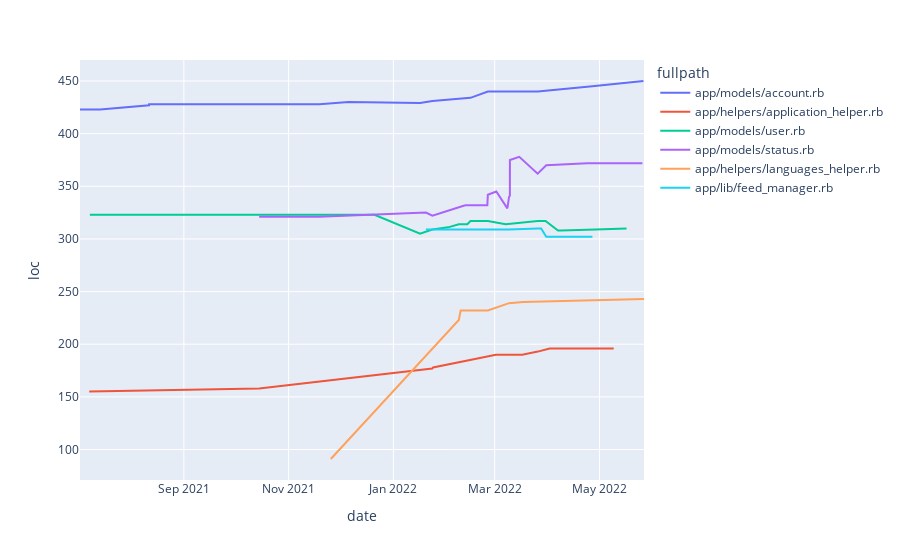

Notebook code cell kept with this figure:
### Code cell
fig = px.line(df, x='date', y='loc', color='fullpath')
fig.show()

### Figure 1 — Plotly figure (JSON) as saved in the notebook; plotly's stock layout.template omitted (floating-point values rounded to 4 significant figures)
{"data": [{"hovertemplate": "fullpath=app/models/account.rb<br>date=%{x}<br>loc=%{y}<extra></extra>", "legendgroup": "app/models/account.rb", "line": {"color": "#636efa", "dash": "solid"}, "marker": {"symbol": "circle"}, "mode": "lines", "name": "app/models/account.rb", "orientation": "v", "showlegend": true, "type": "scatter", "x": ["2021-07-02T12:03:15+02:00", "2021-07-14T05:35:49+02:00", "2021-08-11T16:40:55+02:00", "2021-08-11T17:48:42+02:00", "2021-09-01T22:06:40+02:00", "2021-09-29T23:52:36+02:00", "2021-11-18T22:02:08+01:00", "2021-12-05T21:48:39+01:00", "2022-01-16T13:23:50+01:00", "2022-01-23T18:10:10+01:00", "2022-02-14T21:27:53+01:00", "2022-02-25T00:34:14+01:00", "2022-03-07T09:36:47+01:00", "2022-03-26T02:53:13+01:00", "2022-04-26T21:22:09+02:00", "2022-05-26T15:50:33+02:00"], "xaxis": "x", "y": [423, 423, 427, 428, 428, 428, 428, 430, 429, 431, 434, 440, 440, 440, 445, 450], "yaxis": "y"}, {"hovertemplate": "fullpath=app/helpers/application_helper.rb<br>date=%{x}<br>loc=%{y}<extra></extra>", "legendgroup": "app/helpers/application_helper.rb", "line": {"color": "#EF553B", "dash": "solid"}, "marker": {"symbol": "circle"}, "mode": "lines", "name": "app/helpers/application_helper.rb", "orientation": "v", "showlegend": true, "type": "scatter", "x": ["2021-07-07T21:13:08+02:00", "2021-10-14T20:44:59+02:00", "2022-01-23T15:52:58+01:00", "2022-01-24T03:29:03+01:00", "2022-03-01T16:48:58+01:00", "2022-03-17T01:37:03+01:00", "2022-03-26T02:53:34+01:00", "2022-04-01T23:59:13+02:00", "2022-05-06T00:41:56+02:00", "2022-05-09T07:43:08+02:00"], "xaxis": "x", "y": [155, 158, 177, 178, 190, 190, 193, 196, 196, 196], "yaxis": "y"}, {"hovertemplate": "fullpath=app/models/user.rb<br>date=%{x}<br>loc=%{y}<extra></extra>", "legendgroup": "app/models/user.rb", "line": {"color": "#00cc96", "dash": "solid"}, "marker": {"symbol": "circle"}, "mode": "lines", "name": "app/models/user.rb", "orientation": "v", "showlegend": true, "type": "scatter", "x": ["2021-07-08T05:31:28+02:00", "2021-11-06T00:13:58+01:00", "2021-12-21T00:17:14+01:00", "2022-01-16T13:23:50+01:00", "2022-01-23T15:46:30+01:00", "2022-02-01T20:57:39+01:00", "2022-02-08T02:41:17+01:00", "2022-02-13T01:58:26+01:00", "2022-02-14T21:27:53+01:00", "2022-02-25T00:34:14+01:00", "2022-03-07T09:36:47+01:00", "2022-03-26T02:53:13+01:00", "2022-03-30T14:45:52+02:00", "2022-04-06T20:58:12+02:00", "2022-04-08T18:03:31+02:00", "2022-04-28T17:47:34+02:00", "2022-05-16T19:13:36+02:00"], "xaxis": "x", "y": [323, 323, 323, 305, 309, 311, 314, 314, 317, 317, 314, 317, 317, 308, 308, 309, 310], "yaxis": "y"}, {"hovertemplate": "fullpath=app/models/status.rb<br>date=%{x}<br>loc=%{y}<extra></extra>", "legendgroup": "app/models/status.rb", "line": {"color": "#ab63fa", "dash": "solid"}, "marker": {"symbol": "circle"}, "mode": "lines", "name": "app/models/status.rb", "orientation": "v", "showlegend": true, "type": "scatter", "x": ["2021-10-14T19:59:21+02:00", "2021-11-05T21:14:35+01:00", "2021-11-18T22:02:08+01:00", "2022-01-19T22:37:27+01:00", "2022-01-23T18:10:10+01:00", "2022-02-10T00:15:30+01:00", "2022-02-11T22:20:19+01:00", "2022-02-24T17:28:23+01:00", "2022-02-25T00:34:14+01:00", "2022-03-01T22:20:29+01:00", "2022-03-08T09:14:39+01:00", "2022-03-09T09:06:17+01:00", "2022-03-09T20:06:51+01:00", "2022-03-09T20:49:14+01:00", "2022-03-15T07:51:55+01:00", "2022-03-26T00:38:44+01:00", "2022-03-31T00:49:24+02:00", "2022-04-23T21:47:27+02:00", "2022-05-01T00:55:26+02:00", "2022-05-26T00:20:30+02:00"], "xaxis": "x", "y": [321, 321, 321, 325, 322, 331, 332, 332, 342, 345, 329, 340, 341, 375, 378, 362, 370, 372, 372, 372], "yaxis": "y"}, {"hovertemplate": "fullpath=app/helpers/languages_helper.rb<br>date=%{x}<br>loc=%{y}<extra></extra>", "legendgroup": "app/helpers/languages_helper.rb", "line": {"color": "#FFA15A", "dash": "solid"}, "marker": {"symbol": "circle"}, "mode": "lines", "name": "app/helpers/languages_helper.rb", "orientation": "v", "showlegend": true, "type": "scatter", "x": ["2021-11-25T13:07:38+01:00", "2022-02-08T02:41:17+01:00", "2022-02-09T04:15:38+01:00", "2022-02-25T00:34:14+01:00", "2022-03-09T08:46:05+01:00", "2022-03-17T01:37:03+01:00", "2022-03-17T12:55:09+01:00", "2022-05-26T23:02:42+02:00"], "xaxis": "x", "y": [91, 223, 232, 232, 239, 240, 240, 243], "yaxis": "y"}, {"hovertemplate": "fullpath=app/lib/feed_manager.rb<br>date=%{x}<br>loc=%{y}<extra></extra>", "legendgroup": "app/lib/feed_manager.rb", "line": {"color": "#19d3f3", "dash": "solid"}, "marker": {"symbol": "circle"}, "mode": "lines", "name": "app/lib/feed_manager.rb", "orientation": "v", "showlegend": true, "type": "scatter", "x": ["2022-01-19T22:37:27+01:00", "2022-01-28T00:43:56+01:00", "2022-02-16T14:28:45+01:00", "2022-02-22T20:14:17+01:00", "2022-03-09T09:06:17+01:00", "2022-03-26T02:53:34+01:00", "2022-03-28T01:17:17+02:00", "2022-03-31T00:49:24+02:00", "2022-04-11T21:17:03+02:00", "2022-04-26T21:48:36+02:00", "2022-04-26T22:06:31+02:00"], "xaxis": "x", "y": [309, 309, 309, 309, 309, 310, 310, 302, 302, 302, 302], "yaxis": "y"}], "layout": {"legend": {"title": {"text": "fullpath"}, "tracegroupgap": 0}, "margin": {"t": 60}, "xaxis": {"anchor": "y", "domain": [0, 1], "title": {"text": "date"}}, "yaxis": {"anchor": "x", "domain": [0, 1], "title": {"text": "loc"}}}}
